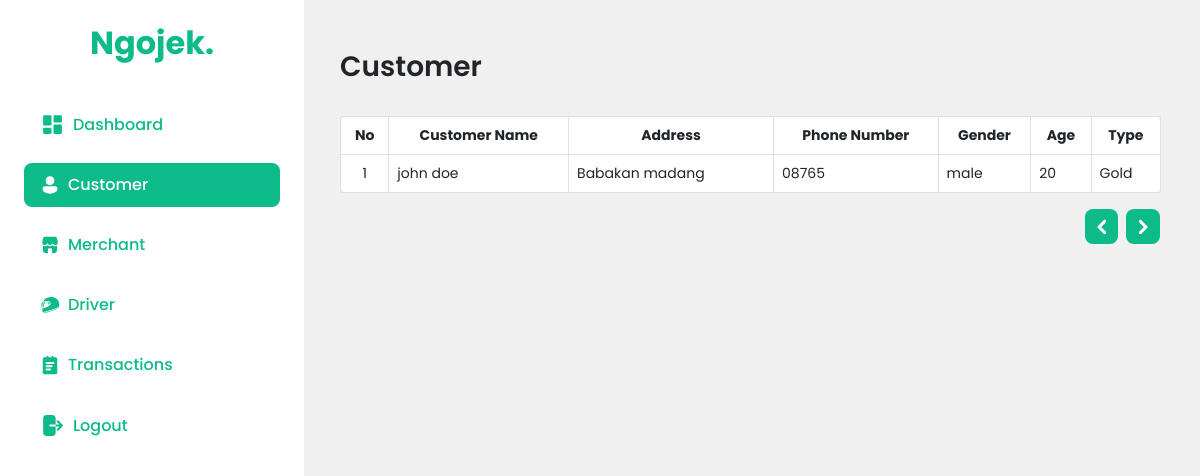
/dashboard/pages/admin/customer.php (signed in), run on an earlier commit of the app's database.
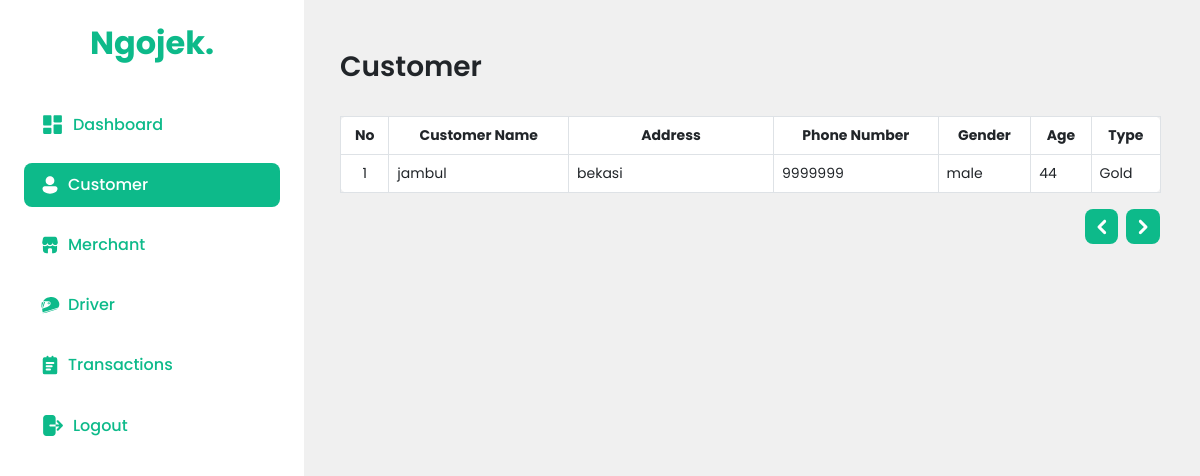
And on a later commit of the database.
### tables this page shows
CREATE TABLE `customers` (
  `customer_id` char(5) NOT NULL,
  `subscription_id` char(5) DEFAULT NULL,
  `name` varchar(100) DEFAULT NULL,
  `gender` enum('male','female') DEFAULT NULL,
  `age` int(11) DEFAULT NULL,
  `username` varchar(100) DEFAULT NULL,
  `password` varchar(100) DEFAULT NULL,
  `address` varchar(255) NOT NULL,
  `phone_number` varchar(15) NOT NULL
);

CREATE TABLE `subscription` (
  `subscription_id` char(5) NOT NULL,
  `name` varchar(100) DEFAULT NULL,
  `description` text DEFAULT NULL,
  `price` int(11) DEFAULT NULL,
  `period` int(11) DEFAULT NULL
);

### dashboard/pages/admin/customer.php (the view, shortened to what the changed rows need)
<?php
include("../../../Database/connection.php");
$start = 0;
$rowPerPage = 10;
?>
<!DOCTYPE html>
<html lang="en">
<head>
    <link href="https://cdn.jsdelivr.net/npm/bootstrap@5.0.2/dist/css/bootstrap.min.css" rel="stylesheet">
    <link rel="stylesheet" href="style/style.css">
</head>
<body>
    <div class="kontainer">
        <?php include("sidebar.php"); ?>
        <div class="container-content">
            <div class="header-content">
                <h2>Customer</h2>
            </div>
            <table class="table table-bordered bg-white">
                <thead>
                    <tr>
                        <th scope="col">No</th>
                        <th scope="col">Customer Name</th>
                        <th scope="col" class="w-25">Address</th>
                        <th scope="col">Phone Number</th>
                        <th scope="col">Gender</th>
                        <th scope="col">Age</th>
                        <th scope="col">Type</th>
                    </tr>
                </thead>
                <tbody>
                    <?php
                    $sql = "SELECT c.customer_id, c.subscription_id, c.name, c.gender, c.age, c.username, c.password, c.address, c.phone_number, s.name AS subs_name, s.description, s.price, s.period FROM customers c JOIN subscription s ON c.subscription_id = s.subscription_id limit $start, $rowPerPage";
                    $res = mysqli_query($conn, $sql);
                    while ($row = mysqli_fetch_assoc($res)) :
                    ?>
                        <tr>
                            <th><?= ++$start; ?></th>
                            <td><?= $row["name"] ?></td>
                            <td><?= $row["address"] ?></td>
                            <td><?= $row["phone_number"] ?></td>
                            <td><?= $row["gender"] ?></td>
                            <td><?= $row["age"] ?></td>
                            <td><?= $row["subs_name"] ?></td>
                        </tr>
        </div>
    <?php endwhile; ?>
    </div>
</body>
</html>

What changed in the data, as far as the page shows it:
changed customers "male": name "john doe" → "jambul"; address "Babakan madang" → "bekasi"; phone_number "08765" → "9999999"; age "20" → "44"
